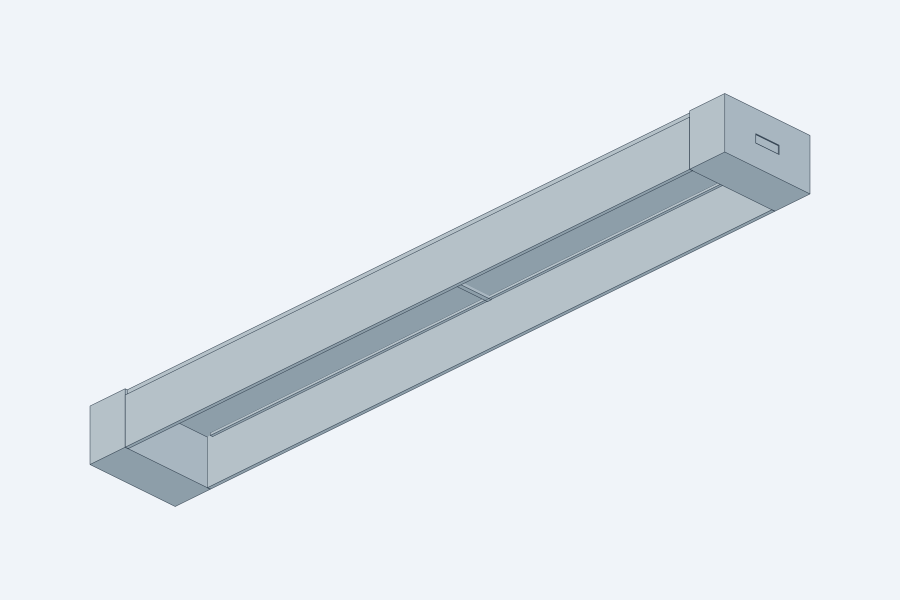
#> input picture cad/palisade_pod/reviews/A_Bare_opposed.png, 1800 x 1200 px (shown at 1/2 size)
$ python make_boards.py Palisade_Underside_Comparison.png
#> lines starting #> are read from the running program, lines starting #| are printed output that depends on the picture
"""Matched image grids; input PNGs remain the unmodified saved-STEP views."""

from pathlib import Path
import sys

from PIL import Image, ImageDraw, ImageFont


ROOT = Path(__file__).resolve().parent
NAMES = {"A": "A / Straight bridge", "B": "B / Open crown", "C": "C / Slotted shell"}


def board(filename, views):
#> called with filename = 'Palisade_Underside_Comparison.png'
    tile_w, tile_h = 900, 600
    sheet = Image.new("RGB", (tile_w * 2, (tile_h + 44) * 3 + 54), "#edf1f6")
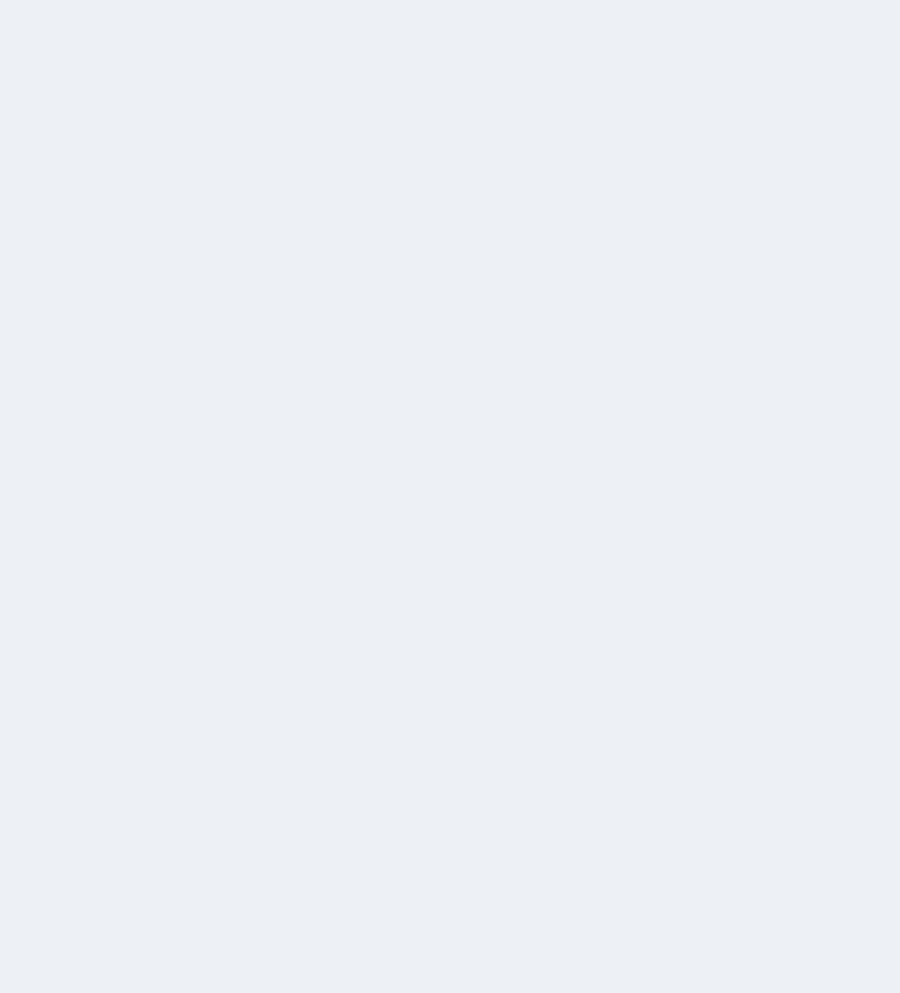
#> sheet: PIL image 1800x1986 RGB (shown at 1/2 size); mean R, G, B 237, 241, 246
    ink = ImageDraw.Draw(sheet)
    font = ImageFont.truetype("arial.ttf", 25)
    ink.text((22, 12), filename.replace(".png", "").replace("_", " — "), fill="#223546", font=font)
    for row, direction in enumerate(NAMES):
        for col, state in enumerate(("Bare", "Filled")):
            image = Image.open(ROOT / views[direction][col]).convert("RGB")
            image.thumbnail((tile_w, tile_h), Image.Resampling.LANCZOS)
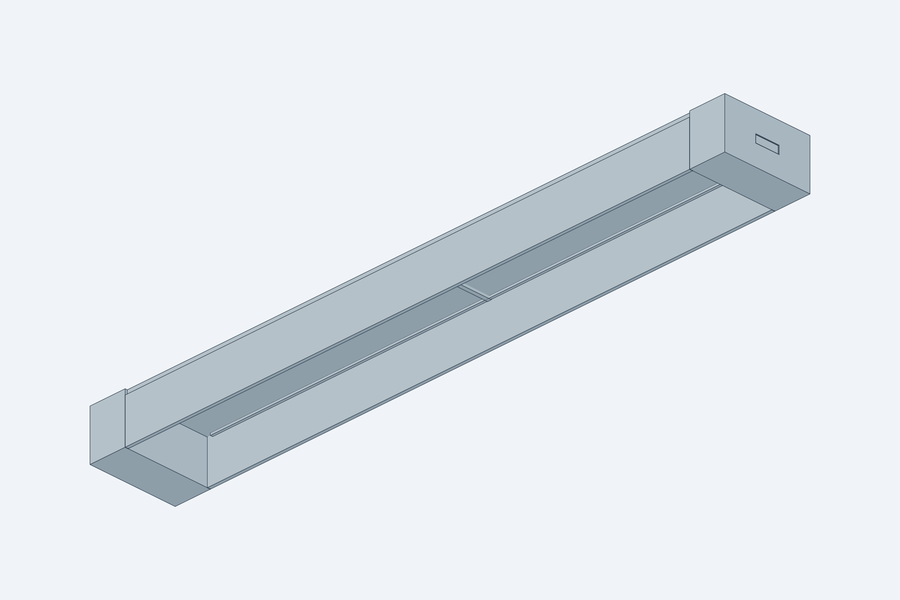
#> image: PIL image 900x600 RGB; mean R, G, B 227, 232.7, 238.3
            x, y = col * tile_w, 54 + row * (tile_h + 44)
            sheet.paste(image, (x + (tile_w - image.width)//2, y))
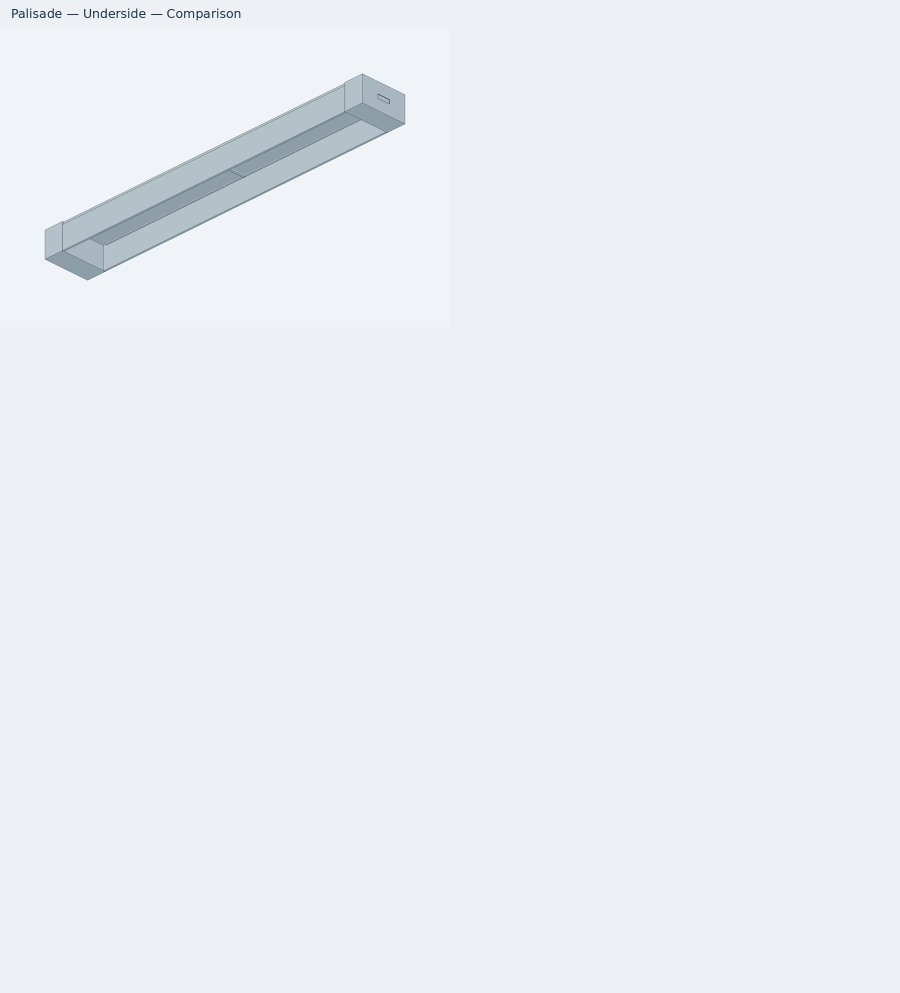
#> sheet: PIL image 1800x1986 RGB (shown at 1/2 size); mean R, G, B 235.4, 239.6, 244.7
            ink.text((x+20, y+tile_h+8), f"{NAMES[direction]}  |  {state}",
                     fill="#223546", font=font)
    sheet.save(ROOT / filename)


if __name__ == "__main__":
    if "--revision-only" not in sys.argv and "--front-only" not in sys.argv:
#> (the run stopped early here; a loop or call above may not have finished)

$ run again, with cad/palisade_pod/reviews/A10_Bare_iso.png copied over cad/palisade_pod/reviews/A_Bare_opposed.png
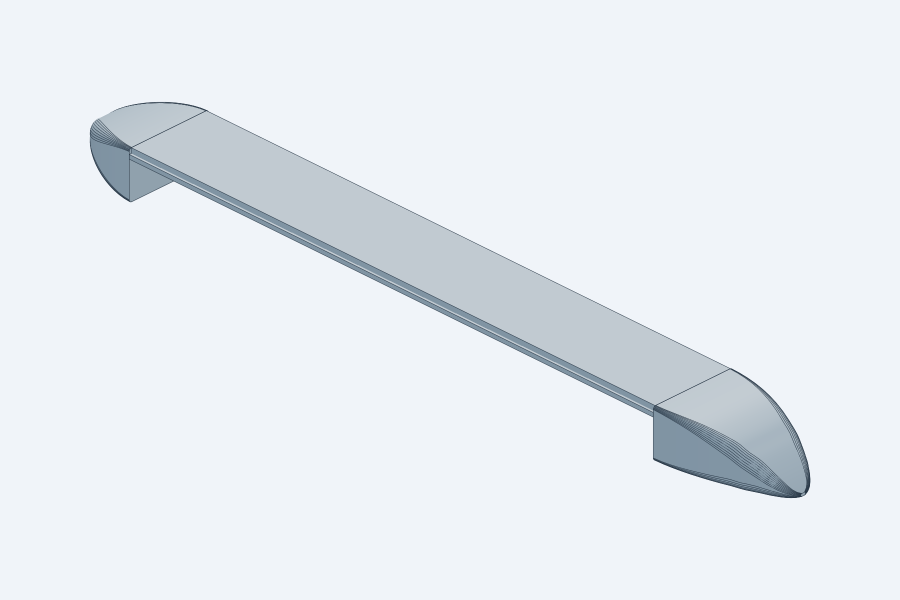
#> input picture cad/palisade_pod/reviews/A10_Bare_iso.png, 1800 x 1200 px (shown at 1/2 size)
#> in board, `image.thumbnail((tile_w, tile_h), Image.Resampling.LANCZOS)`:
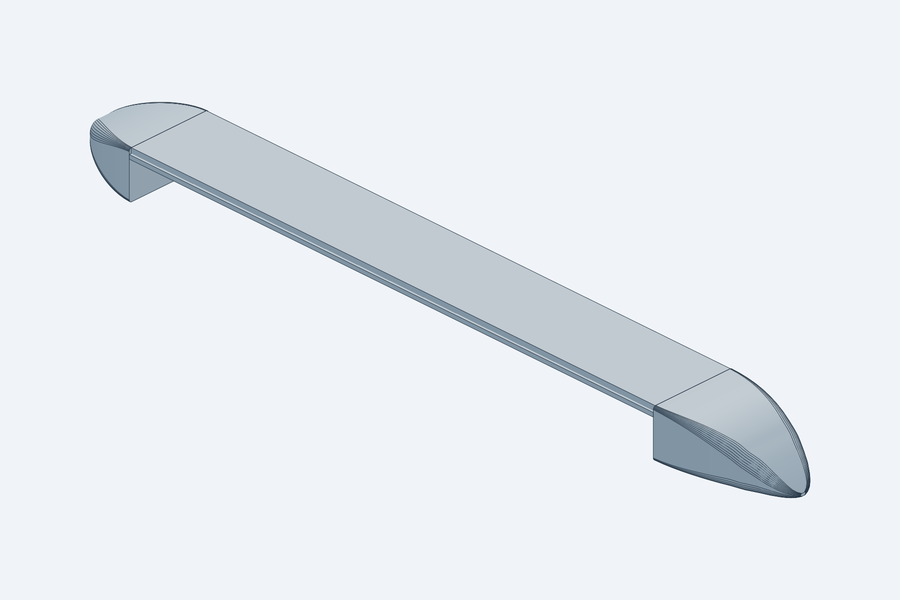
#> image: PIL image 900x600 RGB; mean R, G, B 231.8, 236.7, 242.2

$ run again, with cad/palisade_pod/reviews/A10_Filled_bottom.png copied over cad/palisade_pod/reviews/A_Bare_opposed.png
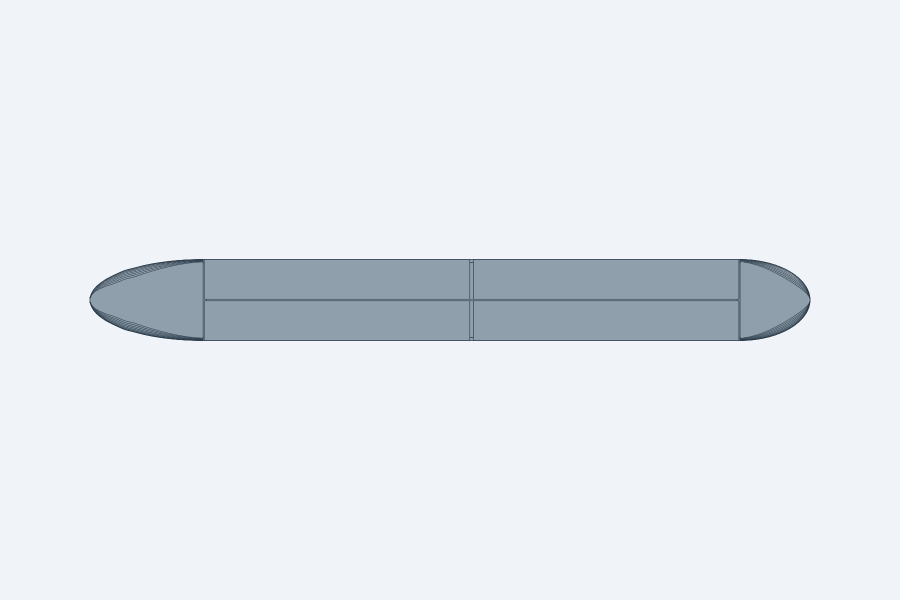
#> input picture cad/palisade_pod/reviews/A10_Filled_bottom.png, 1800 x 1200 px (shown at 1/2 size)
#> in board, `image.thumbnail((tile_w, tile_h), Image.Resampling.LANCZOS)`:
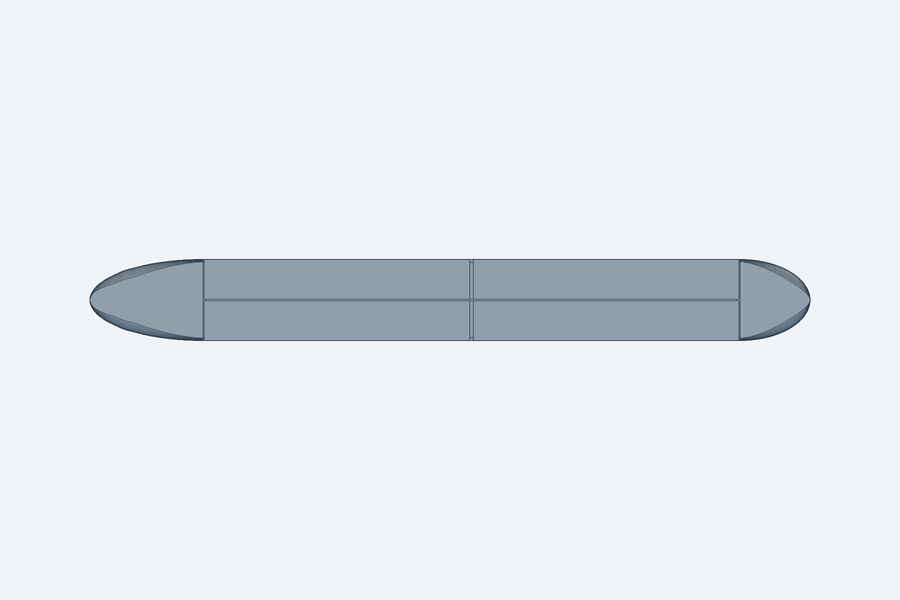
#> image: PIL image 900x600 RGB; mean R, G, B 229.4, 234.6, 240.3
